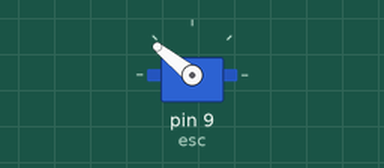
This sketch was run on a simulated Arduino Uno, built with avr-gcc and run on an emulated ATmega328P. Parts: servo.

Above: at 0.1 s.
At 2.1 s:
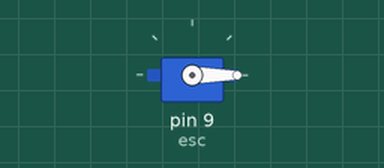
At 4.1 s:
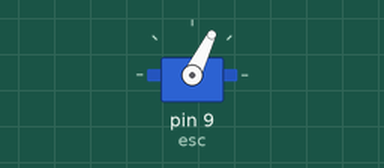
Timing chart, 0 to 5.6 s (numbered marks = the images above):
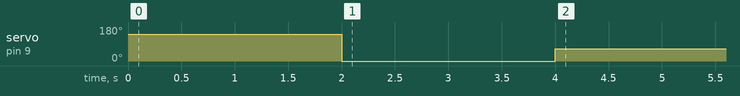

Measured:
- by itself, servo on pin 9 (esc): 141° → 0° at 2.0 s, → 64° 2.0 s later

The sketch:

metis_test_ESC.ino
```cpp
#include <Servo.h>//Using servo library to control ESC
Servo esc; //Creating a servo class with name as esc
void setup()
{
esc.attach(9); //Specify the esc signal pin,Here as D8
//esc.writeMicroseconds(1100); //initialize the signal to 1000
esc.writeMicroseconds(2000);
delay(2000);
esc.writeMicroseconds(0);
delay(2000);

Serial.begin(9600);
}
void loop()
{
int val; //Creating a variable val
//val= analogRead(A0); //Read input from analog pin a0 and store in val
//val= map(val, 0, 1023,1000,2000); //mapping val to minimum and maximum(Change if needed)
esc.writeMicroseconds(1200); //using val as the signal to esc
}
```
